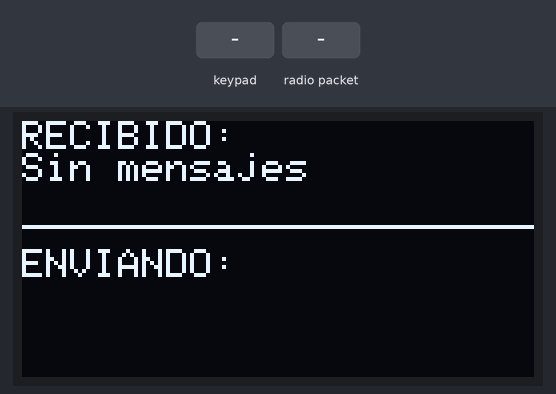
This sketch was run on a simulated ESP32. On the bench: 128×64 one-colour display. The test bench sets the inputs (shaded band).

Above: at 1.2 s.
1.3 s: keypad keys 1 3 9 7 2 2 2 2 A pressed 0.4 s apart
At 5.7 s:
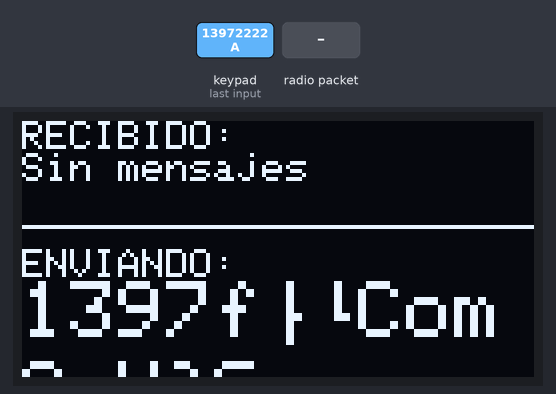
6.4 s: radio packet "0" arrives
At 7.1 s:
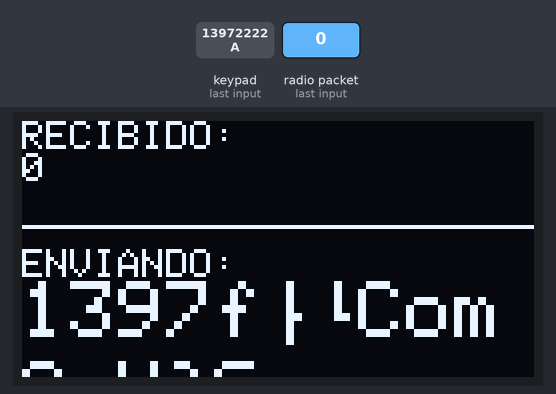
7.9 s: keypad keys 1 3 9 7 2 2 2 2 pressed 0.4 s apart
At 11.7 s:
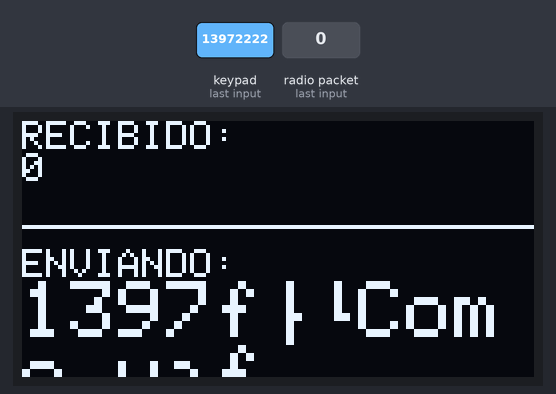
12.6 s: radio packet "*" arrives
At 13.0 s:
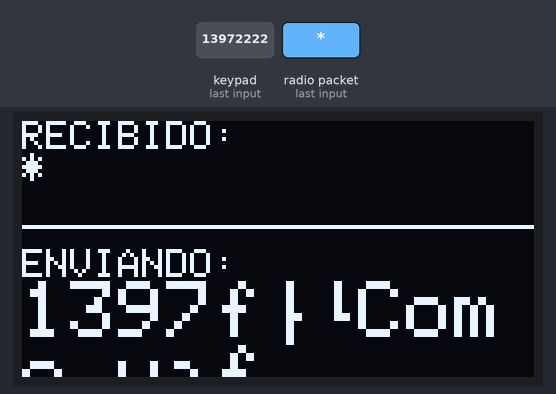
14.1 s: keypad keys 2 6 2 5 3 3 3 2 pressed 0.4 s apart
At 17.3 s:
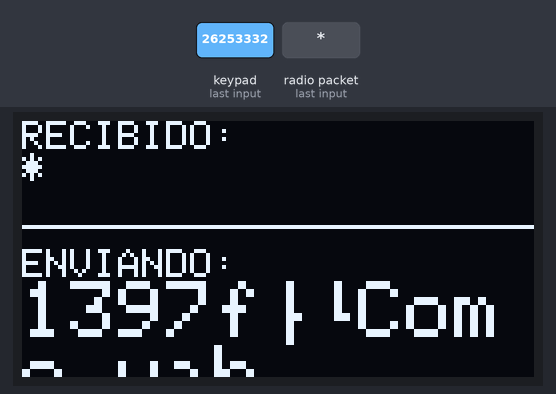
18.8 s: key '2' pressed
At 19.2 s:
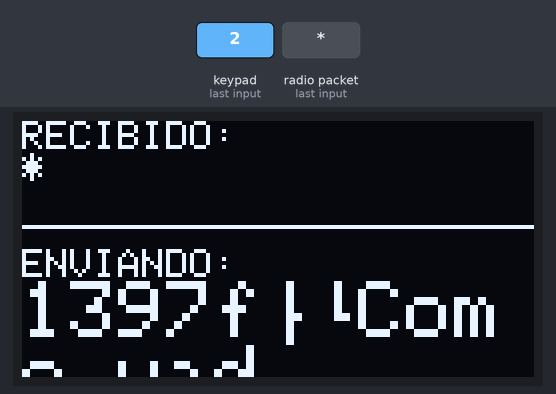
Timing chart, 0 to 21.3 s (numbered marks = the images above; inputs shaded):
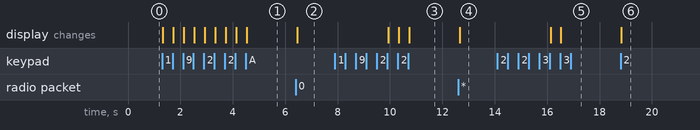

Measured:
- after the input at 1.3 s, the display: first changes at once (image 1 shows a later state)
- after the input at 6.4 s, the display: changes after 0.06 s (image 2)
- after the input at 7.9 s, the display: first changes after 2.0 s (image 3 shows a later state)
- after the input at 12.6 s, the display: changes after 0.06 s (image 4)
- after the input at 14.1 s, the display: first changes after 2.0 s (image 5 shows a later state)
- after the input at 18.8 s, the display: changes at once (image 6)

The sketch:

dispositivoA.ino
```cpp
#include <esp_now.h>
#include <WiFi.h>
#include <Wire.h>
#include <Adafruit_GFX.h>
#include <Adafruit_SSD1306.h>
#include <Keypad.h>

// --- CONFIGURACIÓN DE DIRECCIONES MAC ---
uint8_t broadcastAddress[] = {0x88, 0x57, 0x21, 0x95, 0x34, 0x30};

// --- Configuración de Pantalla ---
#define SCREEN_WIDTH 128
#define SCREEN_HEIGHT 64
Adafruit_SSD1306 display(SCREEN_WIDTH, SCREEN_HEIGHT, &Wire, -1);

// --- Configuración de Teclado ---
const byte FILAS = 4;
const byte COLUMNAS = 4;
char teclas[FILAS][COLUMNAS] = {
  {'1','2','3','A'},
  {'4','5','6','B'},
  {'7','8','9','C'},
  {'*','0','#','D'}
};
byte pinesFilas[FILAS] = {13, 12, 14, 27};
byte pinesColumnas[COLUMNAS] = {26, 25, 33, 32};
Keypad teclado = Keypad(makeKeymap(teclas), pinesFilas, pinesColumnas, FILAS, COLUMNAS);

// --- Diccionarios ---
const char* diccNumeros[10] = {
  "0", "1abc", "2def", "3ghi", "4jkl", "5mno", "6pqr", "7stu", "8vwx", "9yz?"
};
const char* macrosPregunta[4] = {"¿Como vas?", "¿Donde estas?", "¿Ya vienes?", "¿Que haces?"};
const char* macrosRespuesta[4] = {"Todo bien", "En la uni", "Voy en camino", "Estudiando"};

// --- Variables de Estado ---
String mensajeTx = "";
String mensajeRx = "Sin mensajes";
unsigned long ultimoToque = 0;
char teclaAnterior = '\0';
int indiceCiclo = 0;
bool modoEspera = false;
volatile bool actualizarOLED = false; // Bandera segura para actualizar pantalla

esp_now_peer_info_t peerInfo;

void actualizarPantalla() {
  display.clearDisplay();
  display.setTextSize(1);
  display.setTextColor(WHITE);

  display.setCursor(0, 0);
  display.println("RECIBIDO:");
  display.println(mensajeRx);

  display.drawLine(0, 26, 128, 26, WHITE);

  display.setCursor(0, 32);
  display.println("ENVIANDO:");
  display.setTextSize(2);
  display.println(mensajeTx);
  display.display();
}

void enviarMensaje() {
  if (mensajeTx.length() > 0) {
    esp_now_send(broadcastAddress, (uint8_t *)mensajeTx.c_str(), mensajeTx.length());
    mensajeTx = "";
    actualizarPantalla();
  }
}

void OnDataSent(const uint8_t *mac_addr, esp_now_send_status_t status) {
  Serial.println(status == ESP_NOW_SEND_SUCCESS ? "Enviado" : "Error");
}

#if ESP_ARDUINO_VERSION >= ESP_ARDUINO_VERSION_VAL(3, 0, 0)
void OnDataRecv(const esp_now_recv_info *info, const uint8_t *incomingData, int len) {
#else
void OnDataRecv(const uint8_t *mac, const uint8_t *incomingData, int len) {
#endif
  char buffer[len + 1];
  memcpy(buffer, incomingData, len);
  buffer[len] = '\0';
  mensajeRx = String(buffer);
  actualizarOLED = true; // Solo levantamos bandera, no tocamos la pantalla aquí
}

void setup() {
  Serial.begin(115200);
  if(!display.begin(SSD1306_SWITCHCAPVCC, 0x3C)) for(;;);

  WiFi.mode(WIFI_STA);
  if (esp_now_init() != ESP_OK) return;

  esp_now_register_send_cb((esp_now_send_cb_t)OnDataSent);
  esp_now_register_recv_cb(OnDataRecv);

  memcpy(peerInfo.peer_addr, broadcastAddress, 6);
  peerInfo.channel = 0;
  peerInfo.encrypt = false;
  esp_now_add_peer(&peerInfo);

  // REFUERZO HARDWARE: Forzar pull-ups después de iniciar Wi-Fi
  for(byte i = 0; i < FILAS; i++) {
    pinMode(pinesFilas[i], INPUT_PULLUP);
  }

  actualizarPantalla();
}

void loop() {
  // Actualizar pantalla fuera del callback
  if (actualizarOLED) {
    actualizarPantalla();
    actualizarOLED = false;
  }

  char tecla = teclado.getKey();
  unsigned long tiempoAhora = millis();

  // Lógica de confirmación por tiempo
  if (modoEspera && (tiempoAhora - ultimoToque > ( (teclaAnterior >= '1' && teclaAnterior <= '9') ? 2000 : 1000))) {
    modoEspera = false;
    teclaAnterior = '\0';
  }

  if (tecla) {
    if (tecla >= '1' && tecla <= '9') {
      int idx = tecla - '0';
      if (tecla == teclaAnterior && modoEspera) {
        indiceCiclo = (indiceCiclo + 1) % 4;
        mensajeTx[mensajeTx.length() - 1] = diccNumeros[idx][indiceCiclo];
      } else {
        indiceCiclo = 0;
        if (mensajeTx.length() < 15) mensajeTx += diccNumeros[idx][indiceCiclo];
      }
      teclaAnterior = tecla;
      modoEspera = true;
    }
    else if (tecla == '0') {
      if (tecla == teclaAnterior && modoEspera) {
        mensajeTx[mensajeTx.length() - 1] = ' ';
      } else {
        if (mensajeTx.length() < 15) mensajeTx += '0';
      }
      teclaAnterior = tecla;
      modoEspera = true;
    }
    else if (tecla == '*') {
      if (tecla == teclaAnterior && modoEspera) {
        if (mensajeTx.length() > 0) mensajeTx.remove(mensajeTx.length() - 1);
        teclaAnterior = '\0';
        modoEspera = false;
      } else {
        teclaAnterior = tecla;
        modoEspera = true;
      }
    }
    else if (tecla == '#') {
      if (tecla == teclaAnterior && modoEspera) {
        enviarMensaje();
        teclaAnterior = '\0';
        modoEspera = false;
      } else {
        teclaAnterior = tecla;
        modoEspera = true;
      }
    }
    else if (tecla >= 'A' && tecla <= 'D') {
      int idxMacro = tecla - 'A';
      if (tecla == teclaAnterior && modoEspera) {
        int tamPregunta = String(macrosPregunta[idxMacro]).length();
        for(int i=0; i<tamPregunta; i++) {
            if (mensajeTx.length() > 0) mensajeTx.remove(mensajeTx.length()-1);
        }
        mensajeTx += macrosRespuesta[idxMacro];
        if (mensajeTx.length() > 15) mensajeTx = mensajeTx.substring(0, 15);
        modoEspera = false;
        teclaAnterior = '\0';
      } else {
        mensajeTx += macrosPregunta[idxMacro];
        if (mensajeTx.length() > 15) mensajeTx = mensajeTx.substring(0, 15);
        teclaAnterior = tecla;
        modoEspera = true;
      }
    }

    ultimoToque = tiempoAhora;
    actualizarPantalla();
  }
}
```
